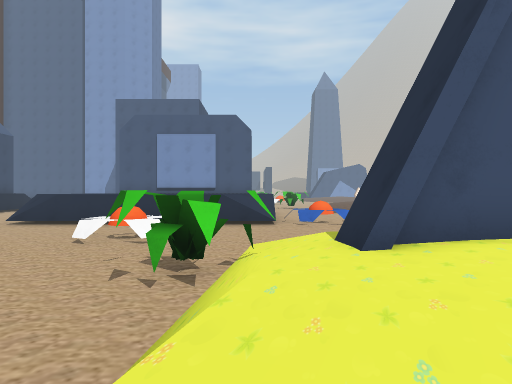
[1] (above)

24 first-person views from a walk through a Unity game level. The camera is 1.4 m above the floor, looks level and sees 70° across. The floor is counted in squares, 2 m on a side. Each view is taken from the middle of a square. On the plan, view 1 faces up. The plan holds only what a view shows up to about 11 squares ahead; the rest is blank. The place goes on beyond the plan. The player character is not drawn.

[2]
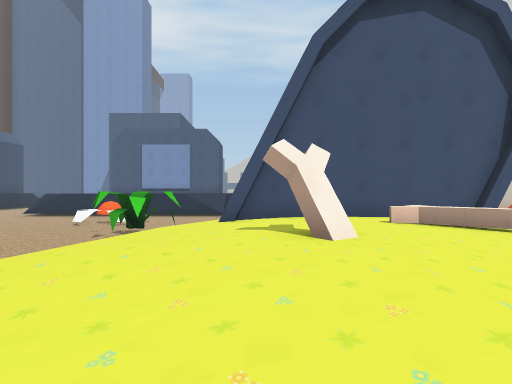

[3]
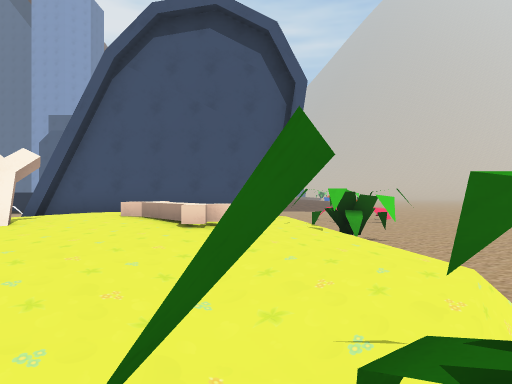

[4]
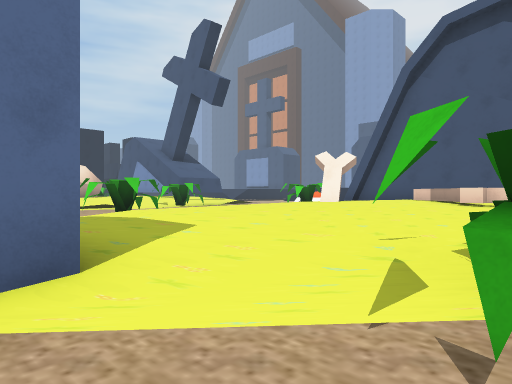

[5]
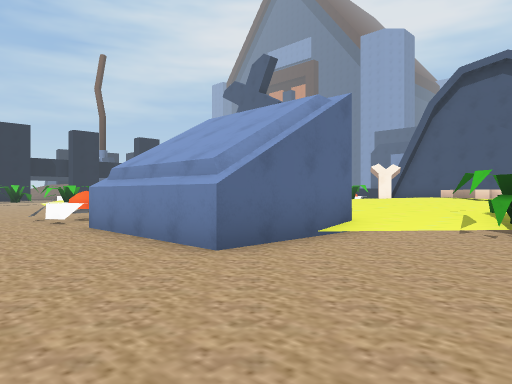

[6]
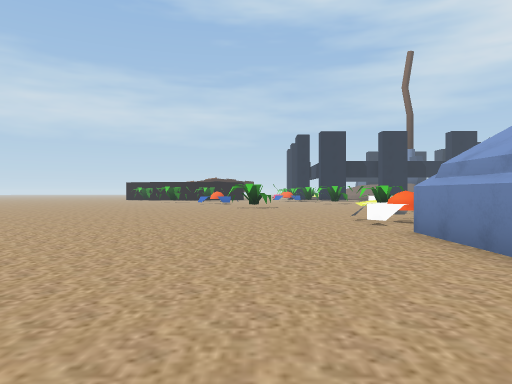

[7]
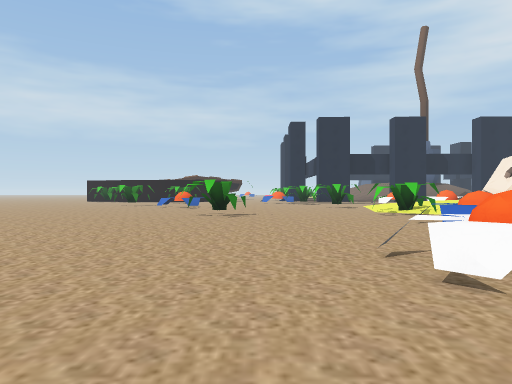

[8]
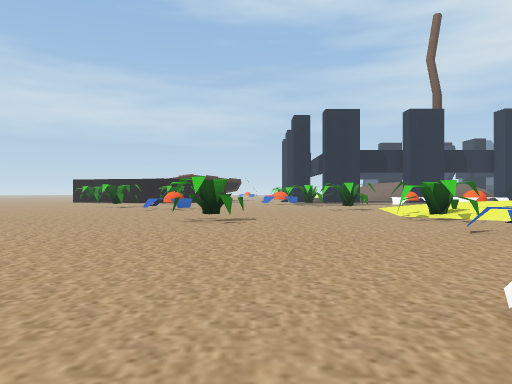

[9]
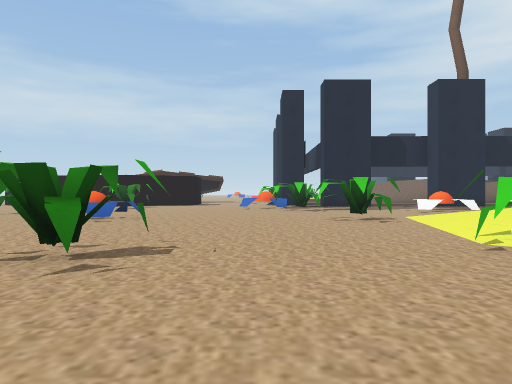

[10]
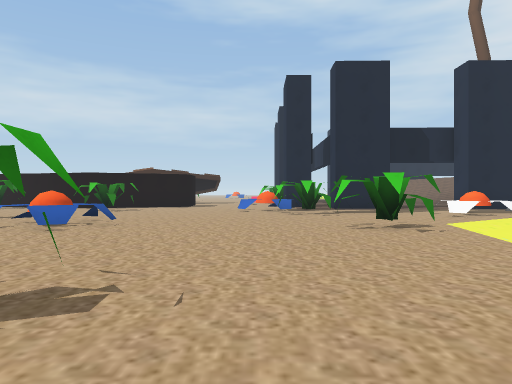

[11]
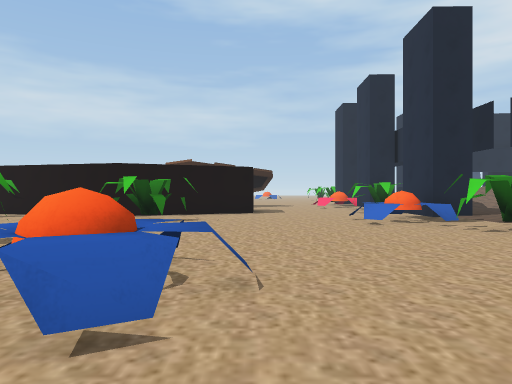

[12]
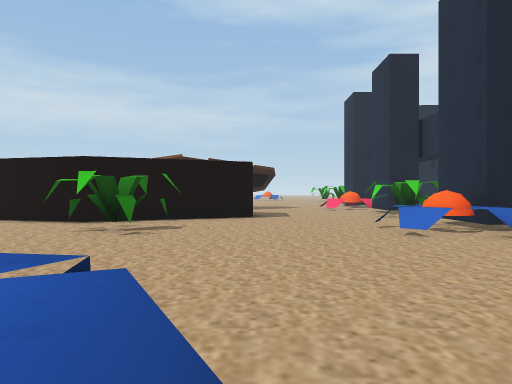

[13]
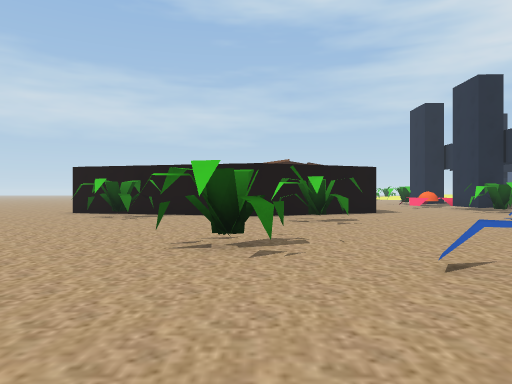

[14]
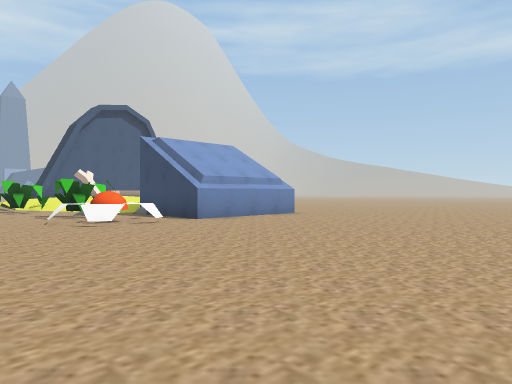

[15]
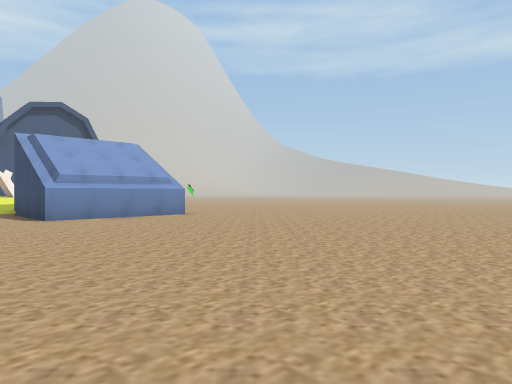

[16]
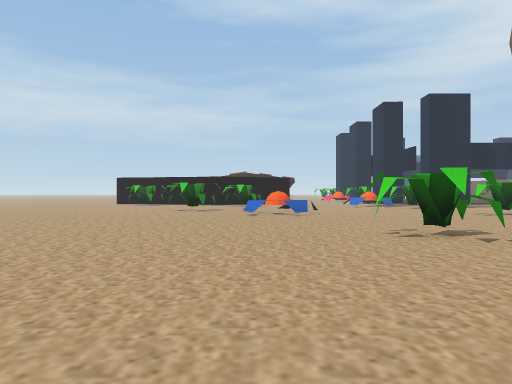

[17]
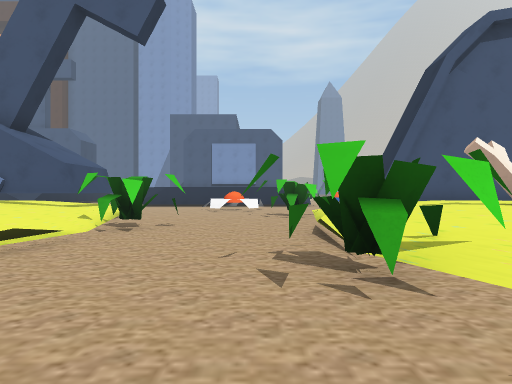

[18]
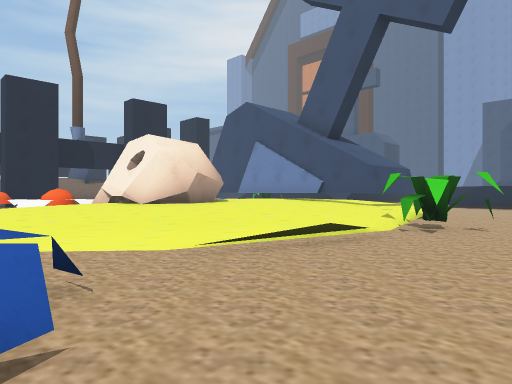

[19]
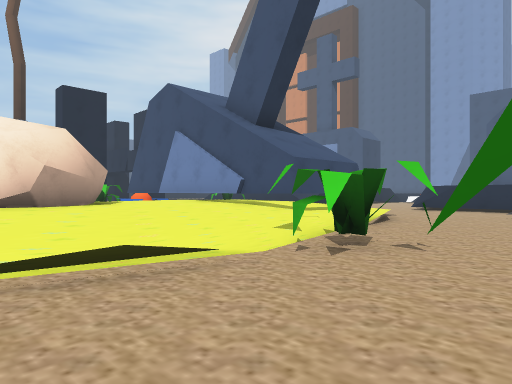

[20]
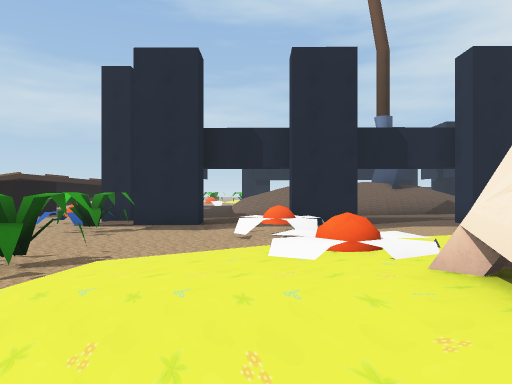

[21]
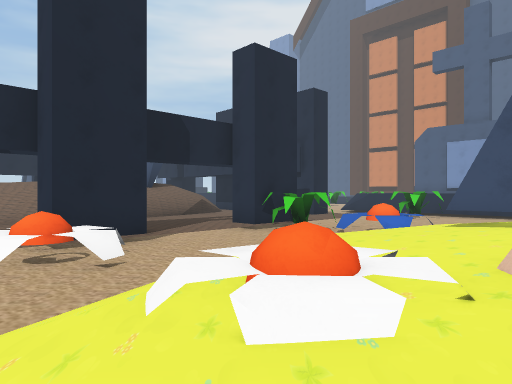

[22]
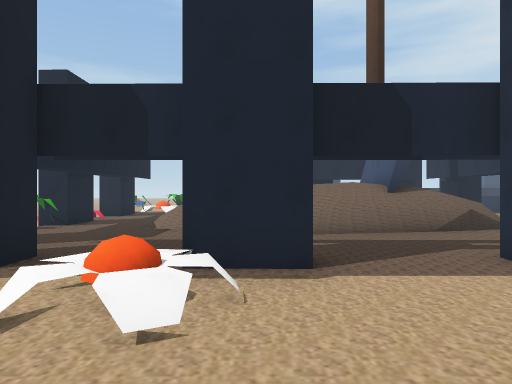

[23]
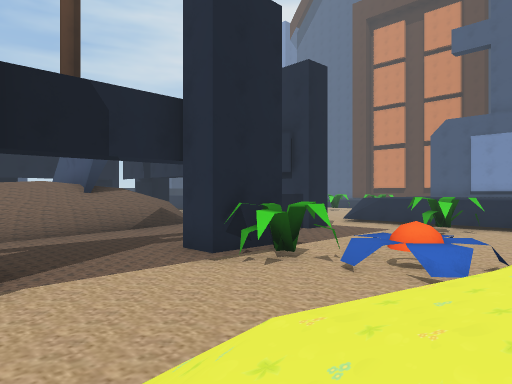

[24]
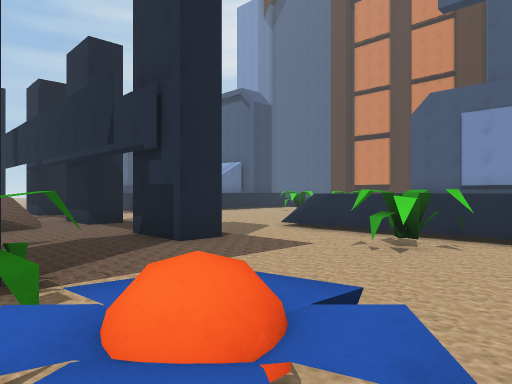

### Floor plan
Key: @ floor where view 1 was taken; # wall or solid block; x gap in a wall; . main floor; : floor 0.5 m higher than the main floor; + floor 0.75 m higher than the main floor; * floor 1 m higher than the main floor; % floor 2 m higher than the main floor; & floor 3.25 m higher than the main floor; / step, stairs or slope; = window, fence, low wall or low ledge; ^ raised ledge.
Columns run from 25 left of view 1 to 10 right of it. Each row starts with its distance up from view 1.
 12         %%
 11    .//.....       ....  ...
 10    .....##.       ..... ....
  9     ....#..        ...^ ....
  8      ///...       /..=^^...
  7 ##::##::...       /...=/.//
  6 /:::::::.../       /....///
  5 //::::::..^/       #....##x###### ..
  4  /=::::#.^=/       #....#///*** ##..
  3  //::: ##^=/########...../+***^ +/#.
  2  #/:::###../+* ****+##.../+***^*+^#x
  1 &//:::::...//* ****+##..///*#**^++#.
  0 ///=::::../++* ##**+##../@+******//.
 -1     ::::../++* ##**+/.../++*****++/.
 -2  //    #/.////###*++/..##++*****++/
 -3  /=:::##=^.///***+++/...##++***++/.
 -4  /=::::=^=.///+++++/....//++++++#^
 -5  =::::::....//+/++/.=..../ +++++/#
 -6  :::::##....////#^x ^^..##/#  #///
 -7  :::::##...##/.//#..^^..##.#  #/..
 -8  ##: ####...#...........x^.#  #...
 -9  ##x##^##...............^^.####....
-10  ..../^............................
-11  ..................................
-12  ................##................
-13   #........=.....#.................
-14   #.......=^^.......................
-15   ##x##..../^.......................
-16    #.##.............................
-17    #.....##.........................
-18    #.....##.........  ...........
-19    #...............   ......

Positions as (right, up) in squares from view 1, and headings:
1: (0, 0), facing up
2: (2, -4), facing up
3: (7, -5), facing up
4: (8, -7), facing up-left
5: (9, -12), facing up-left
6: (8, -12), facing left
7: (3, -11), facing left
8: (1, -11), facing left
9: (-4, -10), facing left
10: (-6, -10), facing left
11: (-11, -13), facing left
12: (-13, -13), facing left
13: (-11, -17), facing left
14: (-4, -17), facing up-right
15: (-1, -19), facing up-right
16: (-2, -15), facing left
17: (-2, -6), facing up
18: (-2, -6), facing up-left
19: (-2, -3), facing up-left
20: (-8, -4), facing left
21: (-11, -5), facing up-left
22: (-13, -2), facing left
23: (-13, -2), facing up-left
24: (-14, 3), facing up-left
